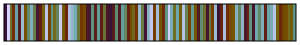

Recreate this plot in Python.
# 
#         glasgowS
#                   www.fabiocrameri.ch/colourmaps
from matplotlib.colors import LinearSegmentedColormap      
      
cm_data = [[0.21181, 0.073933, 0.22061],      
           [0.85897, 0.82865, 1],      
           [0.42748, 0.44107, 0.17541],      
           [0.44013, 0.17727, 0.021779],      
           [0.41302, 0.63858, 0.64524],      
           [0.32208, 0.10509, 0.1252],      
           [0.62636, 0.73453, 0.82848],      
           [0.45474, 0.31761, 0.0044146],      
           [0.38673, 0.54066, 0.41656],      
           [0.51666, 0.68948, 0.74447],      
           [0.40689, 0.49213, 0.29625],      
           [0.26968, 0.089618, 0.17115],      
           [0.38192, 0.12619, 0.07636],      
           [0.44576, 0.38265, 0.062145],      
           [0.73189, 0.77731, 0.90777],      
           [0.45688, 0.25015, 0.0021644],      
           [0.37458, 0.58916, 0.53562],      
           [0.43741, 0.41306, 0.1165],      
           [0.39673, 0.51653, 0.35654],      
           [0.79113, 0.80128, 0.95154],      
           [0.4515, 0.35047, 0.020328],      
           [0.41438, 0.14644, 0.048631],      
           [0.67852, 0.75568, 0.86778],      
           [0.57249, 0.71259, 0.78766],      
           [0.46115, 0.66486, 0.69762],      
           [0.41715, 0.46718, 0.2358],      
           [0.45334, 0.21392, 0.0074732],      
           [0.45647, 0.28442, 0.0009539],      
           [0.29581, 0.097347, 0.14796],      
           [0.24219, 0.081714, 0.19539],      
           [0.37796, 0.56466, 0.47616],      
           [0.35037, 0.1139, 0.1017],      
           [0.38308, 0.61174, 0.58769],      
           [0.36575, 0.11935, 0.089337],      
           [0.42231, 0.45432, 0.20554],      
           [0.28284, 0.093477, 0.15943],      
           [0.22749, 0.07767, 0.20791],      
           [0.33585, 0.10931, 0.11364],      
           [0.38204, 0.55265, 0.44641],      
           [0.30883, 0.10118, 0.13657],      
           [0.39525, 0.62511, 0.61695],      
           [0.39169, 0.52863, 0.38659],      
           [0.39842, 0.13503, 0.062973],      
           [0.45573, 0.30108, 0.0018503],      
           [0.44187, 0.39814, 0.08848],      
           [0.44831, 0.19533, 0.013206],      
           [0.59971, 0.72369, 0.80834],      
           [0.41201, 0.47975, 0.26605],      
           [0.25617, 0.085604, 0.18312],      
           [0.54475, 0.7012, 0.76641],      
           [0.7605, 0.7889, 0.92902],      
           [0.45592, 0.2323, 0.0041464],      
           [0.65254, 0.74515, 0.84822],      
           [0.45337, 0.33407, 0.0098688],      
           [0.42864, 0.16066, 0.033747],      
           [0.37513, 0.57679, 0.50586],      
           [0.82403, 0.81457, 0.97536],      
           [0.48858, 0.67739, 0.72163],      
           [0.43255, 0.42736, 0.14564],      
           [0.43548, 0.6519, 0.6722],      
           [0.449, 0.3667, 0.038112],      
           [0.70476, 0.76632, 0.88748],      
           [0.4018, 0.50438, 0.3264],      
           [0.45692, 0.26749, 0.0011036],      
           [0.37646, 0.59869, 0.55798],      
           [0.4541, 0.32583, 0.0066794],      
           [0.31541, 0.10316, 0.13093],      
           [0.37989, 0.55864, 0.46129],      
           [0.43003, 0.43428, 0.16043],      
           [0.26298, 0.087669, 0.17711],      
           [0.41457, 0.47348, 0.25092],      
           [0.45655, 0.2413, 0.003037],      
           [0.6131, 0.72914, 0.81847],      
           [0.2198, 0.075756, 0.21424],      
           [0.40654, 0.14038, 0.055873],      
           [0.66553, 0.75042, 0.858],      
           [0.43479, 0.16873, 0.027345],      
           [0.45613, 0.29278, 0.0012453],      
           [0.45251, 0.34228, 0.014455],      
           [0.53073, 0.69538, 0.75554],      
           [0.3942, 0.52258, 0.37156],      
           [0.55867, 0.70693, 0.77712],      
           [0.28934, 0.095451, 0.15367],      
           [0.39017, 0.13034, 0.069771],      
           [0.37634, 0.5707, 0.49102],      
           [0.27629, 0.091604, 0.16524],      
           [0.448, 0.65844, 0.6851],      
           [0.3892, 0.53464, 0.40159],      
           [0.50258, 0.68348, 0.73318],      
           [0.37376, 0.12251, 0.082919],      
           [0.42374, 0.64527, 0.6589],      
           [0.47473, 0.67118, 0.7098],      
           [0.71818, 0.77176, 0.89753],      
           [0.4439, 0.39046, 0.075044],      
           [0.42179, 0.1532, 0.041226],      
           [0.45674, 0.27603, 0.0009164],      
           [0.45527, 0.30938, 0.0028627],      
           [0.43502, 0.42027, 0.13095],      
           [0.45033, 0.3586, 0.028028],      
           [0.3745, 0.58293, 0.52074]]      
      
glasgowS_map = LinearSegmentedColormap.from_list('glasgowS', cm_data)      
# For use of "viscm view"      
test_cm = glasgowS_map      
      
if __name__ == "__main__":      
    import matplotlib.pyplot as plt      
    import numpy as np      
      
    try:      
        from viscm import viscm      
        viscm(glasgowS_map)      
    except ImportError:      
        print("viscm not found, falling back on simple display")      
        plt.imshow(np.linspace(0, 100, 256)[None, :], aspect='auto',      
                   cmap=glasgowS_map)      
    plt.show()      
